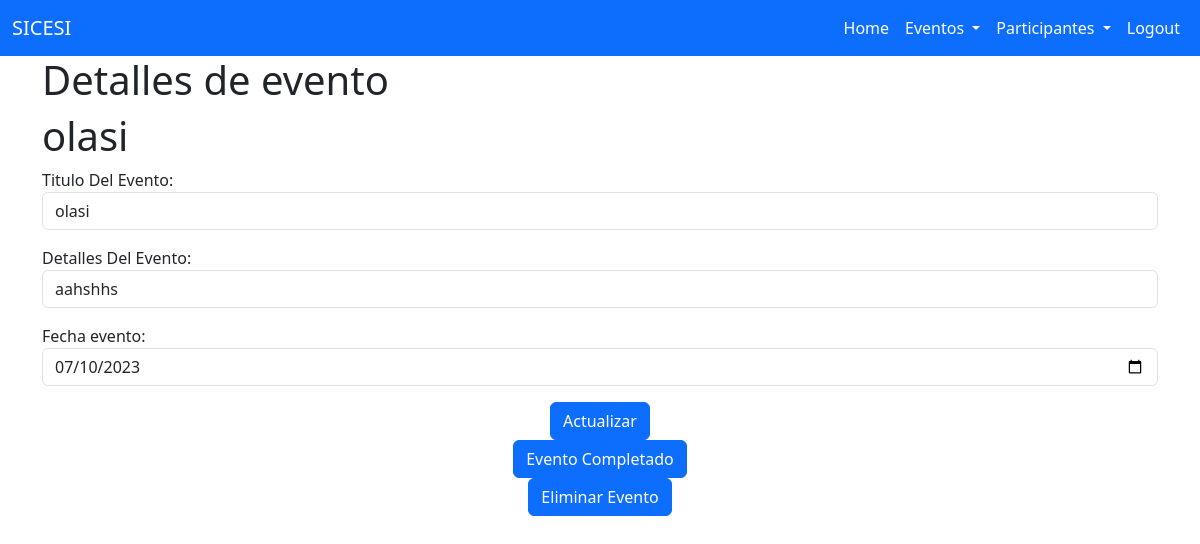
The app's page /eventos/4/ (signed in) with its own data.
### eventos/models.py (models this page shows, shortened)
class T_Eventos(models.Model):
    titulo = models.CharField (max_length=100)
    contenido = models.TextField(blank=True)
    fecha_evento = models.DateTimeField(default=None, blank=True)
    fecha_creacion = models.DateTimeField(auto_now_add=True)
    fecha_culminado = models.DateTimeField(null=True)
    user = models.ForeignKey(User, on_delete=models.CASCADE)

### eventos/views.py (the view, shortened to what this page needs)
# urls.py: path('eventos/<int:evento_id>/', views.evento_detail, name='evento_detail'),
@login_required
def evento_detail(request, evento_id):
    if request.method == 'GET':
        evento = get_object_or_404(T_Eventos, pk=evento_id, user=request.user)
        form = EventosForm(instance=evento)
        return render(request, 'main/evento_detail.html', {'evento': evento, 'form': form})

### eventos/forms.py
class EventosForm(forms.ModelForm):
    titulo = forms.CharField(
        max_length=500,
        label="Titulo Del Evento",
        required=True,
        widget=forms.TextInput(
            attrs={
                'class': 'form-control',
                'type': "text"
            }
        ),
    )
    contenido = forms.CharField(
        max_length=500,
        label="Detalles Del Evento",
        required=True,
                widget=forms.TextInput(
            attrs={
                'class': 'form-control',
                'type': "text"
            }
        ),
    )
    fecha_evento = forms.DateField(
        widget=forms.DateInput(
            attrs={
                'class': 'form-control',
                'type': "date"
            }
        ),
        initial='2023-07-10'
    )
    class Meta:
        model = T_Eventos
        fields = ['titulo','contenido','fecha_evento']

### eventos/templates/main/evento_detail.html (shortened to what this page needs)
{% extends 'main/base.html' %}
{% block content %}
    <h1>Detalles de evento</h1>
    <h1>{{evento.titulo}}</h1>
    <form method="post">
        {{form.as_p}}
        <div class="text-center">
            <button type="submit" class="btn btn-primary">
                Actualizar
            </button>
        </div>
    <form action="{% url 'evento_completado' evento.id %}" method="post">
        <div class="text-center">
            <button type="submit" class="btn btn-primary">
                Evento Completado
            </button>
        </div>
    </form>
    <form action="{% url 'evento_eliminado' evento.id %}" method="post">
        <div class="text-center">
            <button type="submit" class="btn btn-primary">
                Eliminar Evento
            </button>
        </div>
    </form>
{% endblock %}

### records on screen
T_Eventos: titulo "olasi", contenido "aahshhs", fecha_evento "07/10/2023"
